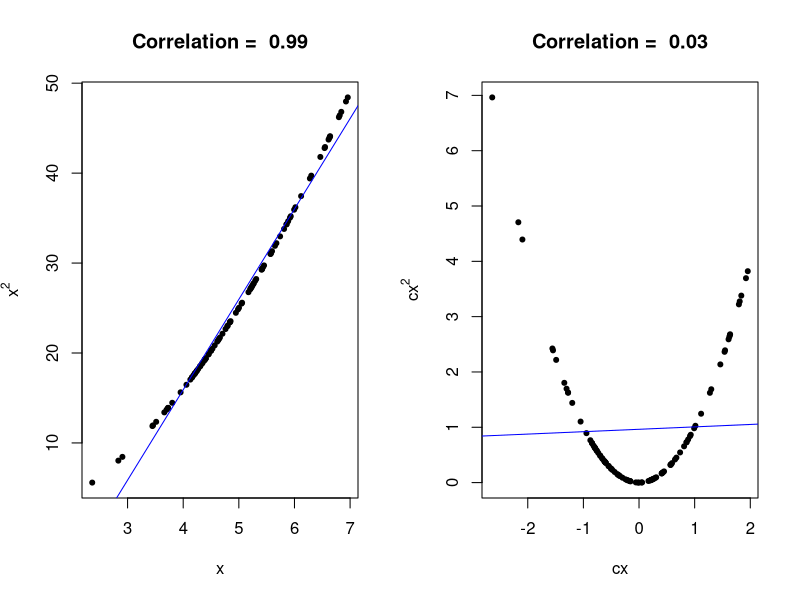
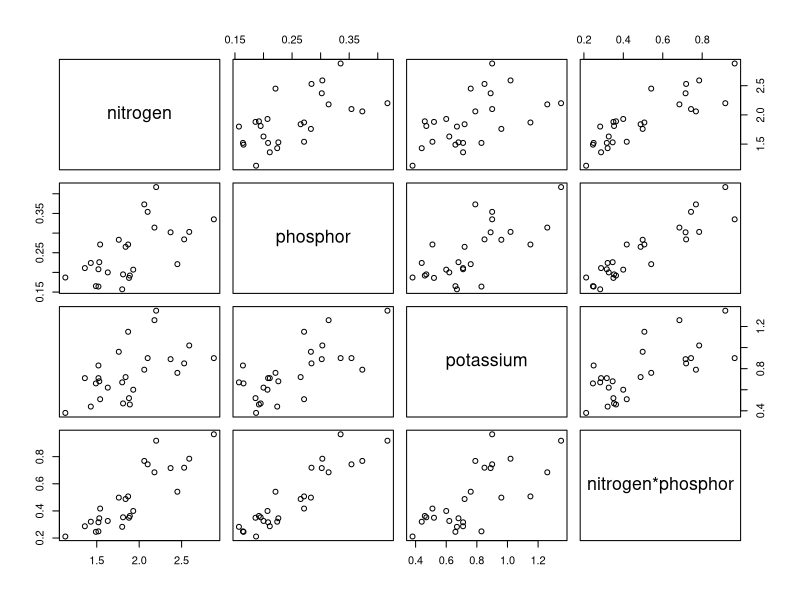
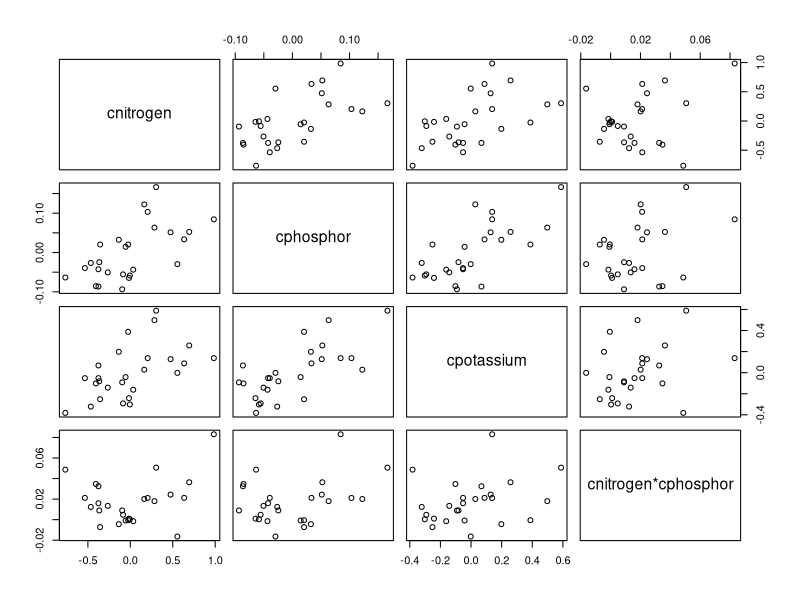
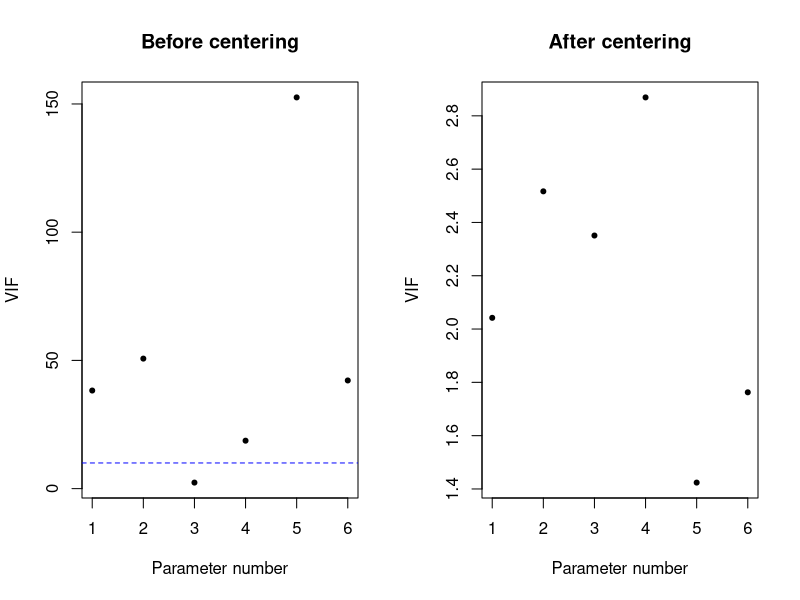
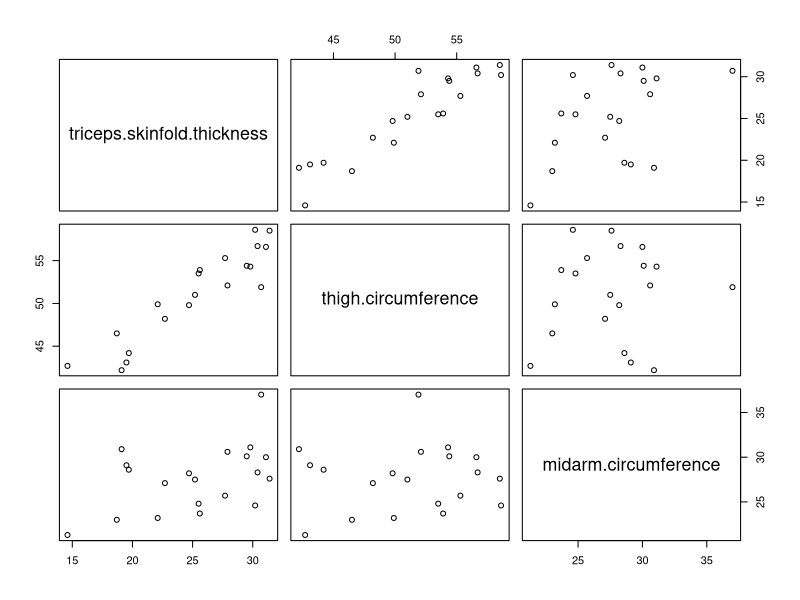

The R script that drew these images, in order:
## ---- chunk 1
needles <- read.table("./datasets/01-linear-regression/needles.txt", header = T, sep = "\t", dec = ".")
attach(needles)
model_l5 <- lm(length ~ nitrogen * phosphor + potassium 
               + phosphor * residu)
model_l8 <- lm(length ~ nitrogen *  phosphor + potassium)

library(car)

body.fat <- read.table("./datasets/01-linear-regression/bodyfatNKNW.txt", header = T, dec = ".")
attach(body.fat)
## ---- chunk 2
x <- rnorm(100, 5, 1)
cx <- x - mean(x)
y <- x^2
cy <- cx^2
r1 <- cor(x,y)
r2 <- cor(cx,cy)
par(mfrow=c(1,2))
plot(x, y, pch = 20, main = paste("Correlation = ", round(r1,2)), xlab = "x", ylab = expression(x^2))
abline(lm(y ~ x), col = "blue")
plot(cx, cy, pch = 20, main = paste("Correlation = ", round(r2,2)), xlab = "cx", ylab = expression(cx^2))
abline(lm(cy ~ cx), col = "blue")
## ---- chunk 3
nitrogenphospor <- nitrogen * phosphor 
minerals <- cbind(nitrogen, phosphor, potassium, nitrogenphospor)
colnames(minerals)[4] <- "nitrogen*phosphor"
pairs(minerals)
## ---- chunk 4
cnitrogen <- nitrogen - mean(nitrogen)
cphosphor <- phosphor - mean(phosphor)
cpotassium <- potassium - mean(potassium)
cresidu <- residu - mean(residu)
cnitrogenphospor <- cnitrogen * cphosphor 
minerals2 <- cbind(cnitrogen, cphosphor, cpotassium, cnitrogenphospor)
colnames(minerals2)[4] <- "cnitrogen*cphosphor"
pairs(minerals2)
## ---- chunk 5
model_l8b <- lm(length ~ cnitrogen *  cphosphor + cpotassium)
model_l5b <- lm(length ~ cnitrogen * cphosphor + cpotassium + cphosphor * cresidu)
v1 <- vif(model_l5)
v2 <- vif(model_l5b)
par(mfrow=c(1,2))
plot(v1, pch = 20, main = "Before centering", ylab = "VIF", xlab = "Parameter number")
abline(h=10, lty = 2, col = "blue")
z <- seq(1.4,2.8,0.2)
plot(v2, pch = 20, main = "After centering", ylab = "VIF", xlab = "Parameter number", yaxp = c(1.4, 2.8, 7))
## ---- chunk 6
summary(model_l8)$coefficients
## ---- chunk 7
summary(model_l8b)$coefficients
## ---- chunk 8
model_bf <- lm(bodyfat ~ triceps.skinfold.thickness 
               + thigh.circumference + midarm.circumference)
summary(model_bf)
## ---- chunk 9
pairs(body.fat[,-4])
## ---- chunk 10
vif_bodyfat <- vif(model_bf)
as.data.frame(vif_bodyfat)
